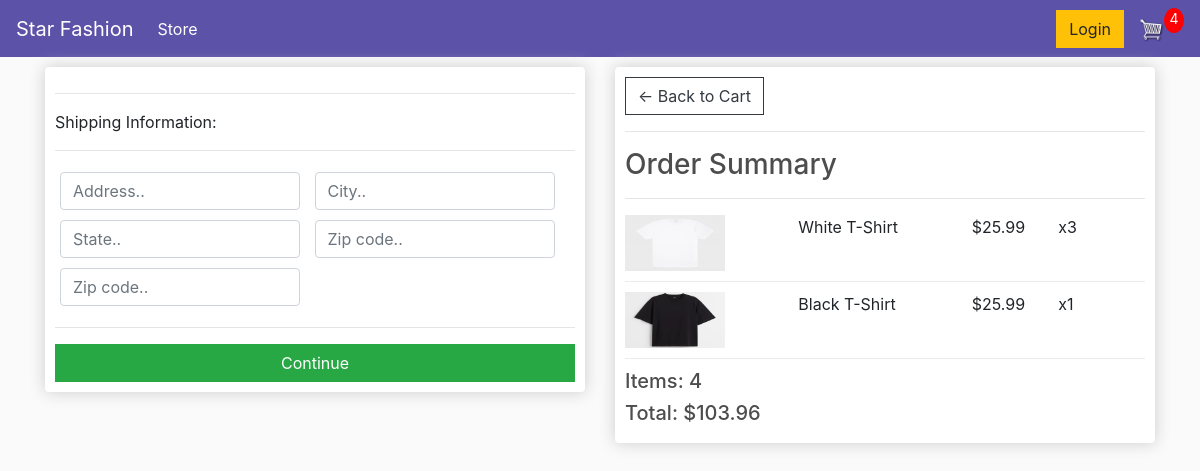
Screenshot of /checkout/ (signed in) with the database file from the repository.
### store/models.py (models this page shows, shortened)
class OrderItem(models.Model):
    product = models.ForeignKey(Product, on_delete=models.SET_NULL, blank=True, null=True)
    order = models.ForeignKey(Order, on_delete=models.SET_NULL, blank=True, null=True)
    quantity = models.IntegerField(default=0, blank=True, null=True)
    date_added = models.DateTimeField(auto_now_add=True)
    @property
    def get_total(self):
        total = self.product.price * self.quantity
        return total

class Product(models.Model):
    name = models.CharField(max_length=200, null=True)
    price = models.DecimalField(max_digits=7, decimal_places=2)
    digital = models.BooleanField(default=False, null=True, blank=False)
    image = models.ImageField(null=True, blank=True)
    @property
    def imageURL(self):
        try:
            url = self.image.url
        except:
            url = ''
        return url

class Order(models.Model):
    customer = models.ForeignKey(Customer, on_delete=models.SET_NULL, blank=True, null=True)
    date_ordered = models.DateTimeField(auto_now_add=True)
    complete = models.BooleanField(default=False, null=True, blank=False)
    transaction_id = models.CharField(max_length=200, null=True)
    @property
    def shipping(self):
        shipping = False
        orderitems = self.orderitem_set.all()
        for i in orderitems:
            if i.product.digital == False:
                shipping = True
        return shipping
    @property
    def get_cart_total(self):
        orderitems = self.orderitem_set.all()
        total = sum([item.get_total for item in orderitems])
        return total
    @property
    def get_cart_items(self):
        orderitems = self.orderitem_set.all()
        total = sum([item.quantity for item in orderitems])
        return total

### store/views.py (the view)
# urls.py: path('checkout/', views.checkout, name="checkout"),
def checkout(request):
    data = cartData(request)
    cartItems = data['cartItems']
    order = data['order']
    items = data['items']
    context = {'items': items, 'order': order, 'cartItems': cartItems}
    return render(request, 'store/checkout.html', context)

### store/utils.py (called while the page is built)
def cartData(request):
    if request.user.is_authenticated:
        customer = request.user.customer
        order, created = Order.objects.get_or_create(customer=customer, complete=False)
        items = order.orderitem_set.all()
        cartItems = order.get_cart_items
    else:
        cookieData = cookieCart(request)
        cartItems = cookieData['cartItems']
        order = cookieData['order']
        items = cookieData['items']
    return {'cartItems': cartItems, 'order': order, 'items': items}

### store/templates/store/checkout.html (shortened to what this page needs)
{% extends 'store/main.html' %}
{% load static %}
{% block content %}
<div class="row">
    <div class="col-lg-6" >
        <div class="box-element" id="form-wrapper">
            <form id="form">
                <div id="shipping-info">
                    <hr>
                    <p>Shipping Information:</p>
                    <hr>
                    <div class="form-field">
                        <input class="form-control" type="text" name="address" placeholder="Address..">
                    </div>
                    <div class="form-field">
                        <input class="form-control" type="text" name="city" placeholder="City..">
                    </div>
                    <div class="form-field">
                        <input class="form-control" type="text" name="state" placeholder="State..">
                    </div>
                    <div class="form-field">
                        <input class="form-control" type="text" name="zipcode" placeholder="Zip code..">
                    </div>
                    <div class="form-field">
                        <input class="form-control" type="text" name="country" placeholder="Zip code..">
                    </div>
                </div>
                <hr>
                <input id="form-button" class="btn btn-success btn-block" type="submit" value="Continue">
            </form>
        </div>
        <br>
    </div>
    <div class="col-lg-6">
        <div class="box-element">
            <a  class="btn btn-outline-dark" href="{% url 'cart' %}">&#x2190; Back to Cart</a>
            <hr>
            <h3>Order Summary</h3>
            <hr>
            {% for item in items %}
            <div class="cart-row">
                <div style="flex:2"><img class="row-image" src="{{item.product.imageURL}}"></div>
                <div style="flex:2"><p>{{item.product.name}}</p></div>
                <div style="flex:1"><p>${{item.product.price}}</p></div>
                <div style="flex:1"><p>x{{item.quantity}}</p></div>
            </div>
            {% endfor %}
            <h5>Items:   {{order.get_cart_items}}</h5>
            <h5>Total:   ${{order.get_cart_total|floatformat:2}}</h5>
        </div>
    </div>
</div>
{% endblock content %}

### static/css/main.css (style rules this page uses)
body { background-color: hsl(0, 0%, 98%); }
h1,h2,h3,h4,h5,h6 { color:hsl(0, 0%, 30%); }
.box-element { box-shadow:hsl(0, 0%, 80%) 0 0 16px; background-color: #fff; border-radius: 4px; padding: 10px; }
.col-lg-4, .col-lg-6, .col-lg-8, .col-lg-12 { margin-top: 10px; }
.btn { border-radius: 0; }
.row-image { width: 100px; }
.form-field { width:250px; display: inline-block; padding: 5px; }
.cart-row { display: flex; align-items: flex-stretch; padding-bottom: 10px; margin-bottom: 10px; border-bottom: 1px solid #ececec; }

### rows the page displays
OrderItem: product.imageURL (picture), product.name "White T-Shirt", product.price "25.99", quantity "3"
OrderItem: product.imageURL (picture), product.name "Black T-Shirt", product.price "25.99", quantity "1"
Order: get_cart_items "4", get_cart_total "103.96"

### other values shown
{{ cartItems }} "4"
